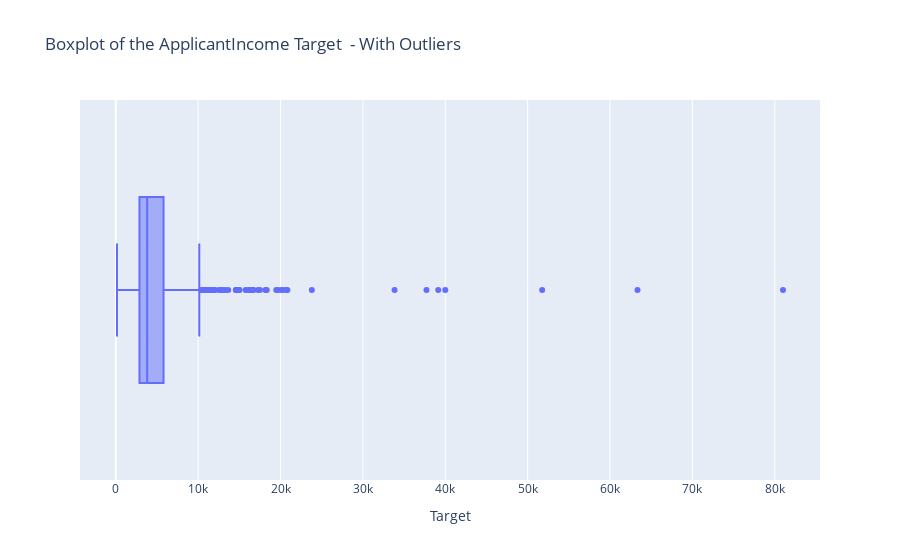
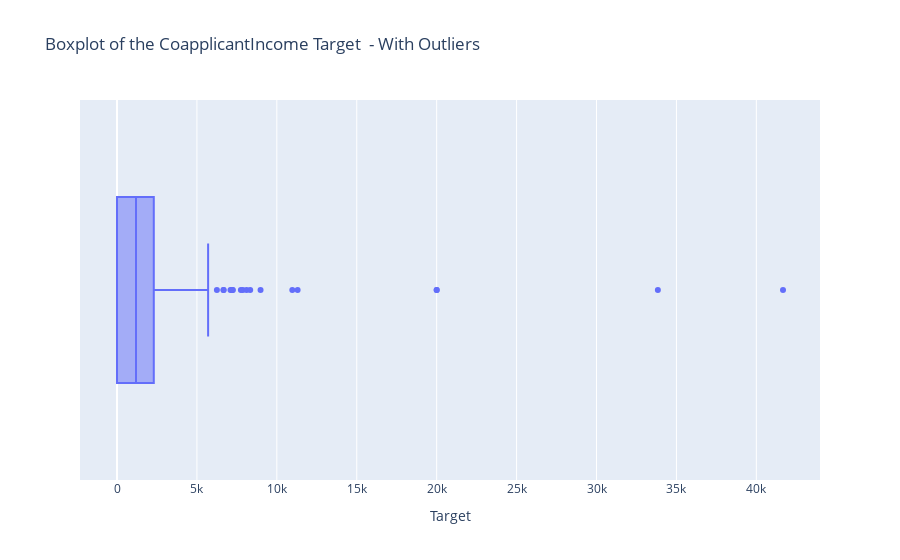
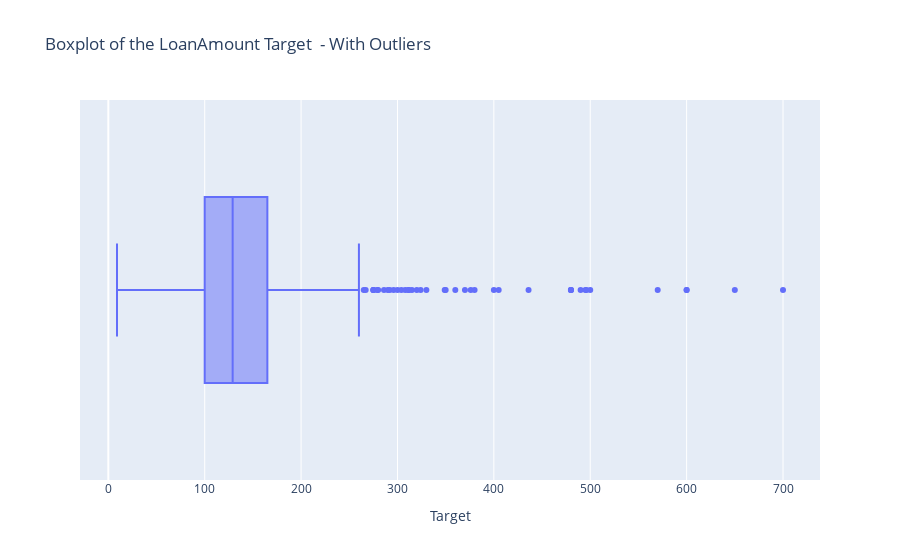
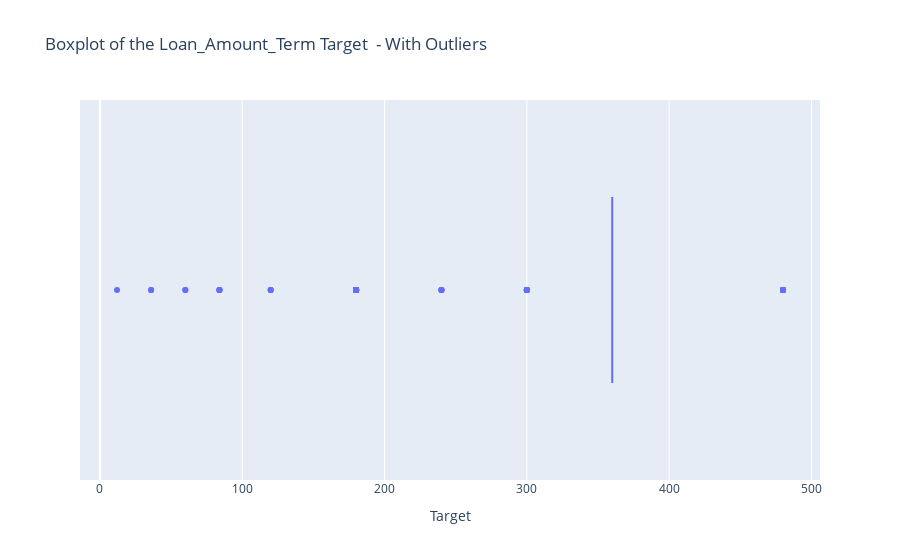

Notebook code cell kept with these figures, in order:
### Markdown cell above
### <u>Identifying Outliers

### Code cell
for col in df_load_raw.columns:
    if df_load_raw[col].dtype == 'float64' or df_load_raw[col].dtype == 'int64':
        fig = px.box(
            df_load_raw, 
            x = col, 
            orientation='h',
            title=f'Boxplot of the {col} Target  - With Outliers'
        )
        fig.update_layout(xaxis_title='Target')
        fig.show()

### Figure 1 — Plotly figure (JSON) as saved in the notebook; plotly's stock layout.template omitted (floating-point values rounded to 4 significant figures; data arrays with more than 128 entries replaced by an {"elided": "..."} marker saying what was removed)
{"data": [{"alignmentgroup": "True", "hovertemplate": "ApplicantIncome=%{x}<extra></extra>", "legendgroup": "", "marker": {"color": "#636efa"}, "name": "", "notched": false, "offsetgroup": "", "orientation": "h", "showlegend": false, "type": "box", "x": {"elided": "614 int values"}, "x0": " ", "xaxis": "x", "y0": " ", "yaxis": "y"}], "layout": {"boxmode": "group", "legend": {"tracegroupgap": 0}, "title": {"text": "Boxplot of the ApplicantIncome Target  - With Outliers"}, "xaxis": {"anchor": "y", "domain": [0, 1], "title": {"text": "Target"}}, "yaxis": {"anchor": "x", "domain": [0, 1]}}}

### Figure 2 — Plotly figure (JSON) as saved in the notebook; plotly's stock layout.template omitted (floating-point values rounded to 4 significant figures; data arrays with more than 128 entries replaced by an {"elided": "..."} marker saying what was removed)
{"data": [{"alignmentgroup": "True", "hovertemplate": "CoapplicantIncome=%{x}<extra></extra>", "legendgroup": "", "marker": {"color": "#636efa"}, "name": "", "notched": false, "offsetgroup": "", "orientation": "h", "showlegend": false, "type": "box", "x": {"elided": "614 float values"}, "x0": " ", "xaxis": "x", "y0": " ", "yaxis": "y"}], "layout": {"boxmode": "group", "legend": {"tracegroupgap": 0}, "title": {"text": "Boxplot of the CoapplicantIncome Target  - With Outliers"}, "xaxis": {"anchor": "y", "domain": [0, 1], "title": {"text": "Target"}}, "yaxis": {"anchor": "x", "domain": [0, 1]}}}

### Figure 3 — Plotly figure (JSON) as saved in the notebook; plotly's stock layout.template omitted (floating-point values rounded to 4 significant figures; data arrays with more than 128 entries replaced by an {"elided": "..."} marker saying what was removed)
{"data": [{"alignmentgroup": "True", "hovertemplate": "LoanAmount=%{x}<extra></extra>", "legendgroup": "", "marker": {"color": "#636efa"}, "name": "", "notched": false, "offsetgroup": "", "orientation": "h", "showlegend": false, "type": "box", "x": {"elided": "614 float values"}, "x0": " ", "xaxis": "x", "y0": " ", "yaxis": "y"}], "layout": {"boxmode": "group", "legend": {"tracegroupgap": 0}, "title": {"text": "Boxplot of the LoanAmount Target  - With Outliers"}, "xaxis": {"anchor": "y", "domain": [0, 1], "title": {"text": "Target"}}, "yaxis": {"anchor": "x", "domain": [0, 1]}}}

### Figure 4 — Plotly figure (JSON) as saved in the notebook; plotly's stock layout.template omitted (floating-point values rounded to 4 significant figures; data arrays with more than 128 entries replaced by an {"elided": "..."} marker saying what was removed)
{"data": [{"alignmentgroup": "True", "hovertemplate": "Loan_Amount_Term=%{x}<extra></extra>", "legendgroup": "", "marker": {"color": "#636efa"}, "name": "", "notched": false, "offsetgroup": "", "orientation": "h", "showlegend": false, "type": "box", "x": {"elided": "614 int values"}, "x0": " ", "xaxis": "x", "y0": " ", "yaxis": "y"}], "layout": {"boxmode": "group", "legend": {"tracegroupgap": 0}, "title": {"text": "Boxplot of the Loan_Amount_Term Target  - With Outliers"}, "xaxis": {"anchor": "y", "domain": [0, 1], "title": {"text": "Target"}}, "yaxis": {"anchor": "x", "domain": [0, 1]}}}
